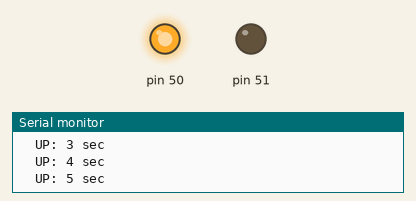
A sketch run on a simulated Arduino Mega 2560, built with avr-gcc and run on an emulated ATmega2560. Parts: output pins drawn as LEDs (lit = HIGH), the last lines printed to the serial monitor.

Above: at 7.0 s.
At 27.0 s:
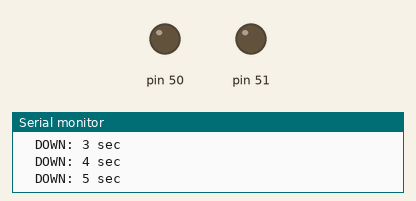
At 37.0 s:
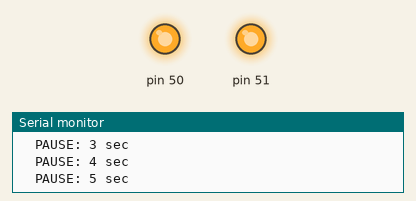
Timing chart, 0 to 54.0 s (numbered marks = the images above):
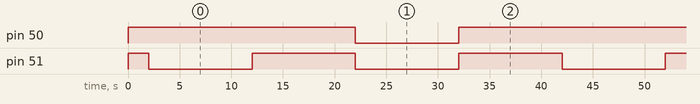

Measured:
- by itself, pin 50: alternates HIGH for 30.0 s and LOW for 10.0 s
- by itself, pin 51: alternates HIGH for 10.0 s and LOW for 10.0 s
- by itself, everything shown: repeats every 40.0 s, in 4 steps

The sketch:

test_pin50_51_pair.ino
```cpp
/**
 * Test PIN 50-51 PAIR (LOW = ON)
 * PIN 50 = UP, PIN 51 = DOWN
 */

void setup() {
  Serial.begin(115200);
  pinMode(50, OUTPUT);
  pinMode(51, OUTPUT);

  digitalWrite(50, HIGH);
  digitalWrite(51, HIGH);

  Serial.println("\n=== PIN 50-51 PAIR TEST (LOW=ON) ===\n");
  delay(2000);
}

void loop() {
  Serial.println("\n>>> UP: PIN 51=LOW - MOVING UP!");
  digitalWrite(50, HIGH);  // DOWN off
  digitalWrite(51, LOW);   // UP on
  for (int i = 1; i <= 10; i++) {
    Serial.print("  UP: ");
    Serial.print(i);
    Serial.println(" sec");
    delay(1000);
  }

  Serial.println("\n>>> STOP: Both HIGH");
  digitalWrite(51, HIGH);
  digitalWrite(50, HIGH);
  for (int i = 1; i <= 10; i++) {
    Serial.print("  PAUSE: ");
    Serial.print(i);
    Serial.println(" sec");
    delay(1000);
  }

  Serial.println("\n>>> DOWN: BOTH LOW - MOVING DOWN!");
  digitalWrite(51, LOW);   // Both on for DOWN
  digitalWrite(50, LOW);
  for (int i = 1; i <= 10; i++) {
    Serial.print("  DOWN: ");
    Serial.print(i);
    Serial.println(" sec");
    delay(1000);
  }

  Serial.println("\n>>> STOP: Both HIGH");
  digitalWrite(51, HIGH);
  digitalWrite(50, HIGH);
  for (int i = 1; i <= 10; i++) {
    Serial.print("  PAUSE: ");
    Serial.print(i);
    Serial.println(" sec");
    delay(1000);
  }
}
```
